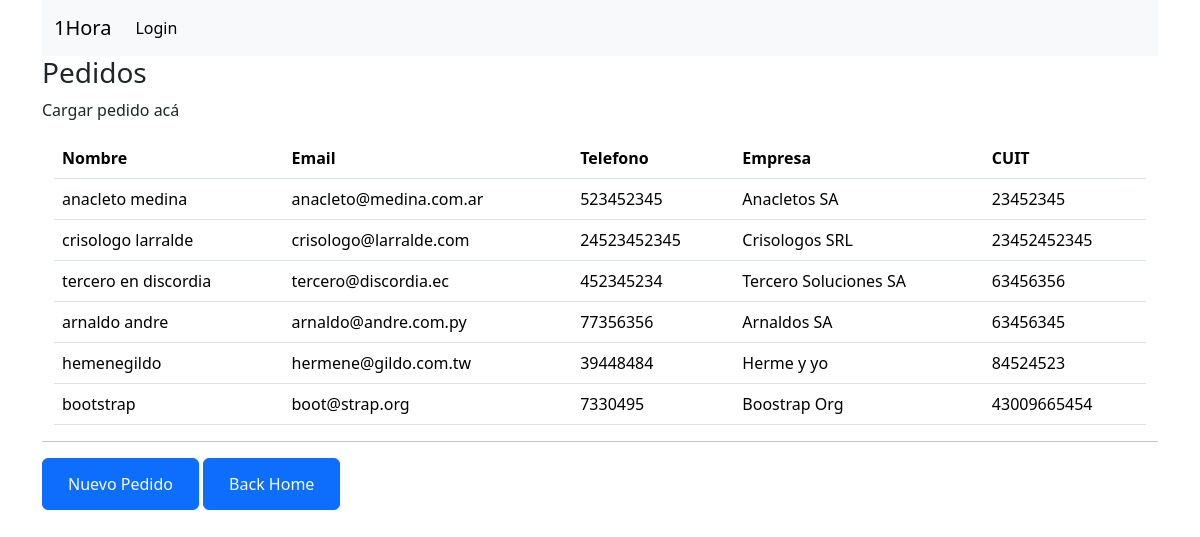
The app's page /pedidos/, older data.
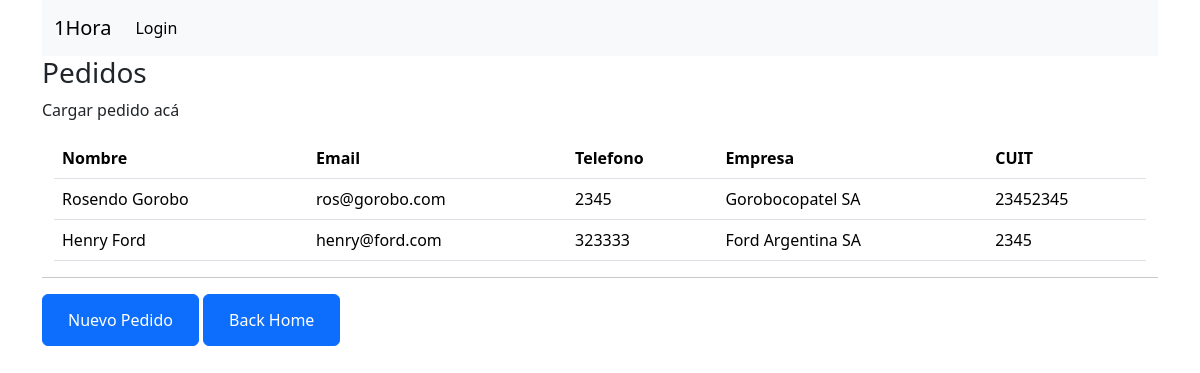
The same page, newer data.
### pedidos/models.py (models this page shows)
class Customer(models.Model):
    user = models.ForeignKey(User, on_delete=models.CASCADE, related_name='customer', default=1)
    name = models.CharField(max_length=30)
    email = models.EmailField()
    phone_number = models.IntegerField(default=0)
    company_name = models.CharField(max_length=30)
    company_tax_id = models.IntegerField(default=0)

### pedidos/views.py (the view)
# urls.py: path('pedidos/', views.customer_list_view, name='pedidos'),
def customer_list_view(request):
    customers = Customer.objects.all()
    context = {'customers': customers}
    return render(request, 'pedidos.html', context)

### pedidos/templates/pedidos.html
{% extends 'base.html' %}
{% block content %}
<h3>Pedidos</h3>
<p>Cargar pedido acá</p>
<div class="container">
  <table class="table">
      <thead>
        <tr>
          <th>Nombre</th>
          <th>Email</th>
          <th>Telefono</th>
          <th>Empresa</th>
          <th>CUIT</th>
        </tr>
      </thead>
      <tbody>
        {% for customer in customers %}
          <tr>
            <td>{{ customer.name }}</td>
            <td>{{ customer.email }}</td>
            <td>{{ customer.phone_number }}</td>
            <td>{{ customer.company_name }}</td>
            <td>{{ customer.company_tax_id }}</td>
          </tr>
        {% endfor %}
      </tbody>
    </table>
  </div>
  <hr>
  <button type="button" class="btn btn-primary">
    <a href="{% url 'home' %}" class="btn btn-primary">Nuevo Pedido</a>
  </button>
  <button type="button" class="btn btn-primary">
    <a href="{% url 'home' %}" class="btn btn-primary">Back Home</a>
  </button>
{% endblock %}

### pedidos/templates/base.html (shortened to what this page needs)
{% load static %}
<!DOCTYPE html>
<html lang="en">
<head>
    <link href="https://cdn.jsdelivr.net/npm/bootstrap@5.3.3/dist/css/bootstrap.min.css" rel="stylesheet">
</head>
<body>
    {% include 'navbar.html' %}
    <div class="container">
            {% block content %}
            {% endblock %}
    </div>
</body>
</html>

### pedidos/templates/navbar.html (shortened to what this page needs)
<div class="container">
    <nav class="navbar navbar-expand-lg bg-body-tertiary">
        <div class="container-fluid">
          <a class="navbar-brand" href="{% url 'home' %}">1Hora</a>
          <div class="collapse navbar-collapse" id="navbarSupportedContent">
            <ul class="navbar-nav me-auto mb-2 mb-lg-0">
              {% if user.is_authenticated %}
              <li class="nav-item">
                <a class="nav-link active" aria-current="page" href="{% url 'logout' %}">Logout</a>
              </li>
              {% else %}
              <li class="nav-item">
                <a class="nav-link active" aria-current="page" href="{% url 'home' %}">Login</a>
              </li>
              {% endif %}
            </ul>
        </div>
        </div>
      </nav>
</div>

Row changes from the older to the newer data that the page shows:
removed Customer: name "crisologo larralde", email "crisologo@larralde.com", phone_number "24523452345", company_name "Crisologos SRL", company_tax_id "23452452345"
removed Customer: name "tercero en discordia", email "tercero@discordia.ec", phone_number "452345234", company_name "Tercero Soluciones SA", company_tax_id "63456356"
removed Customer: name "arnaldo andre", email "arnaldo@andre.com.py", phone_number "77356356", company_name "Arnaldos SA", company_tax_id "63456345"
removed Customer: name "hemenegildo", email "hermene@gildo.com.tw", phone_number "39448484", company_name "Herme y yo", company_tax_id "84524523"
removed Customer: name "bootstrap", email "boot@strap.org", phone_number "7330495", company_name "Boostrap Org", company_tax_id "43009665454"
changed Customer: name "anacleto medina" → "Rosendo Gorobo"; email "anacleto@medina.com.ar" → "ros@gorobo.com"; phone_number "523452345" → "2345"; company_name "Anacletos SA" → "Gorobocopatel SA"
added Customer: name "Henry Ford", email "henry@ford.com", phone_number "323333", company_name "Ford Argentina SA", company_tax_id "2345"
